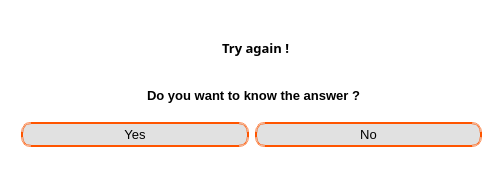
<?xml version="1.0" encoding="UTF-8"?>
<ui version="4.0">
 <class>Answer</class>
 <widget class="QDialog" name="Answer">
  <property name="geometry">
   <rect>
    <x>0</x>
    <y>0</y>
    <width>501</width>
    <height>170</height>
   </rect>
  </property>
  <property name="windowTitle">
   <string>Dialog</string>
  </property>
  <property name="styleSheet">
   <string notr="true">background-color: rgb(255, 255, 255);</string>
  </property>
  <layout class="QVBoxLayout" name="verticalLayout">
   <item>
    <widget class="QStackedWidget" name="stackedWidget">
     <property name="currentIndex">
      <number>0</number>
     </property>
     <widget class="QWidget" name="mainPage">
      <widget class="QLabel" name="label_tryAgain">
       <property name="geometry">
        <rect>
         <x>14</x>
         <y>6</y>
         <width>461</width>
         <height>61</height>
        </rect>
       </property>
       <property name="font">
        <font>
         <family>Arial Black</family>
         <pointsize>10</pointsize>
         <weight>75</weight>
         <bold>true</bold>
        </font>
       </property>
       <property name="styleSheet">
        <string notr="true">background-image: url(:/emoji/Pictures/EmojiFail.png);
background-repeat:no-repeat;
background-position:left center;</string>
       </property>
       <property name="text">
        <string>Try again !</string>
       </property>
       <property name="alignment">
        <set>Qt::AlignCenter</set>
       </property>
      </widget>
      <widget class="QLabel" name="label_question">
       <property name="geometry">
        <rect>
         <x>133</x>
         <y>76</y>
         <width>219</width>
         <height>16</height>
        </rect>
       </property>
       <property name="font">
        <font>
         <family>Arial</family>
         <pointsize>10</pointsize>
         <weight>75</weight>
         <bold>true</bold>
        </font>
       </property>
       <property name="text">
        <string>Do you want to know the answer ?</string>
       </property>
       <property name="alignment">
        <set>Qt::AlignCenter</set>
       </property>
      </widget>
      <widget class="QWidget" name="layoutWidget">
       <property name="geometry">
        <rect>
         <x>10</x>
         <y>110</y>
         <width>461</width>
         <height>28</height>
        </rect>
       </property>
       <layout class="QHBoxLayout" name="horizontalLayout">
        <item>
         <widget class="QPushButton" name="yes">
          <property name="font">
           <font>
            <family>Arial</family>
            <pointsize>10</pointsize>
           </font>
          </property>
          <property name="styleSheet">
           <string notr="true">QPushButton {
	background-color:rgb(225, 225, 225);
	border-style: double;
    border-width: 2px;
    border-radius: 10px;
    border-color: rgb(255, 85, 0);
    padding: 3px;
}

QPushButton:hover
{
	border: 2px solid rgb(255, 85, 0);
	background-color:rgb(255, 85, 0);
}</string>
          </property>
          <property name="text">
           <string>Yes</string>
          </property>
         </widget>
        </item>
        <item>
         <widget class="QPushButton" name="no">
          <property name="font">
           <font>
            <family>Arial</family>
            <pointsize>10</pointsize>
           </font>
          </property>
          <property name="styleSheet">
           <string notr="true">QPushButton {
	background-color:rgb(225, 225, 225);
	border-style: double;
    border-width: 2px;
    border-radius: 10px;
    border-color: rgb(255, 85, 0);
    padding: 3px;
}

QPushButton:hover
{
	border: 2px solid rgb(255, 85, 0);
	background-color:rgb(255, 85, 0);
}</string>
          </property>
          <property name="text">
           <string>No</string>
          </property>
         </widget>
        </item>
       </layout>
      </widget>
     </widget>
     <widget class="QWidget" name="showAnswer">
      <layout class="QFormLayout" name="formLayout">
       <item row="0" column="0">
        <widget class="QLabel" name="article">
         <property name="font">
          <font>
           <family>Arial</family>
           <pointsize>10</pointsize>
           <weight>75</weight>
           <bold>true</bold>
          </font>
         </property>
         <property name="text">
          <string>Article</string>
         </property>
        </widget>
       </item>
       <item row="0" column="1">
        <widget class="QLineEdit" name="articleDB">
         <property name="enabled">
          <bool>true</bool>
         </property>
         <property name="font">
          <font>
           <family>Arial</family>
           <pointsize>10</pointsize>
          </font>
         </property>
         <property name="styleSheet">
          <string notr="true">border-style: double;
border-width: 2px;
border-radius: 10px;
border-color: rgb(255, 85, 0);
padding-left: 10px;</string>
         </property>
        </widget>
       </item>
       <item row="1" column="1">
        <widget class="QLineEdit" name="germanDB">
         <property name="font">
          <font>
           <family>Arial</family>
           <pointsize>10</pointsize>
          </font>
         </property>
         <property name="styleSheet">
          <string notr="true">border-style: double;
border-width: 2px;
border-radius: 10px;
border-color: rgb(255, 85, 0);
padding-left: 10px;</string>
         </property>
        </widget>
       </item>
       <item row="2" column="1">
        <widget class="QLineEdit" name="pluraDB">
         <property name="font">
          <font>
           <family>Arial</family>
           <pointsize>10</pointsize>
          </font>
         </property>
         <property name="styleSheet">
          <string notr="true">border-style: double;
border-width: 2px;
border-radius: 10px;
border-color: rgb(255, 85, 0);
padding-left: 10px;</string>
         </property>
        </widget>
       </item>
       <item row="3" column="1">
        <widget class="QLineEdit" name="frenchDB">
         <property name="enabled">
          <bool>true</bool>
         </property>
         <property name="font">
          <font>
           <family>Arial</family>
           <pointsize>10</pointsize>
          </font>
         </property>
         <property name="styleSheet">
          <string notr="true">border-style: double;
border-width: 2px;
border-radius: 10px;
border-color: rgb(255, 85, 0);
padding-left: 10px;</string>
         </property>
        </widget>
       </item>
       <item row="4" column="1">
        <widget class="QLineEdit" name="englishDB">
         <property name="font">
          <font>
           <family>Arial</family>
           <pointsize>10</pointsize>
          </font>
         </property>
         <property name="styleSheet">
          <string notr="true">border-style: double;
border-width: 2px;
border-radius: 10px;
border-color: rgb(255, 85, 0);
padding-left: 10px;</string>
         </property>
        </widget>
       </item>
       <item row="1" column="0">
        <widget class="QLabel" name="german">
         <property name="font">
          <font>
           <family>Arial</family>
           <pointsize>10</pointsize>
           <weight>75</weight>
           <bold>true</bold>
          </font>
         </property>
         <property name="text">
          <string>German</string>
         </property>
        </widget>
       </item>
       <item row="2" column="0">
        <widget class="QLabel" name="plural">
         <property name="font">
          <font>
           <family>Arial</family>
           <pointsize>10</pointsize>
           <weight>75</weight>
           <bold>true</bold>
          </font>
         </property>
         <property name="text">
          <string>Plural form</string>
         </property>
        </widget>
       </item>
       <item row="3" column="0">
        <widget class="QLabel" name="french">
         <property name="font">
          <font>
           <family>Arial</family>
           <pointsize>10</pointsize>
           <weight>75</weight>
           <bold>true</bold>
          </font>
         </property>
         <property name="text">
          <string>French</string>
         </property>
        </widget>
       </item>
       <item row="4" column="0">
        <widget class="QLabel" name="english">
         <property name="font">
          <font>
           <family>Arial</family>
           <pointsize>10</pointsize>
           <weight>75</weight>
           <bold>true</bold>
          </font>
         </property>
         <property name="text">
          <string>English</string>
         </property>
        </widget>
       </item>
      </layout>
     </widget>
    </widget>
   </item>
  </layout>
 </widget>
 <resources/>
 <connections/>
</ui>
